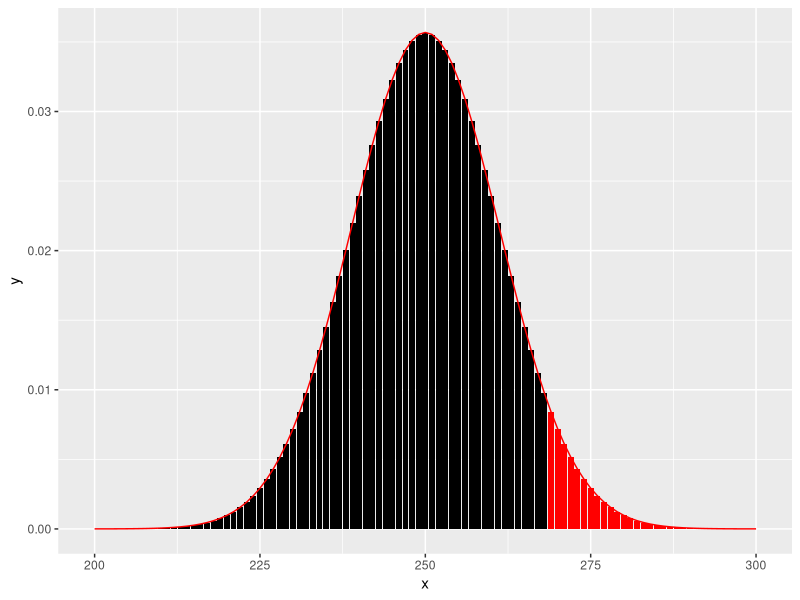

Recreate this plot in R.
#7-1-4
library(tidyverse)
prob <- 0.5
n <- 500
u0 <- n*prob
s0 <- sqrt(n*prob*(1-prob))
qnorm(0.95,mean=u0,sd=s0)
i3 <- tibble(x=200:300,y=dbinom(200:300,n,prob),z=c(rep("Y",69),rep("N",32)))
ggplot(i3)+geom_bar(aes(x=x,y=y,fill=z),stat="identity")+stat_function(fun=dnorm,args=c(mean=u0,sd=s0),color="red") + theme(legend.position = 'none')+scale_fill_manual(values = c("red","black"))


